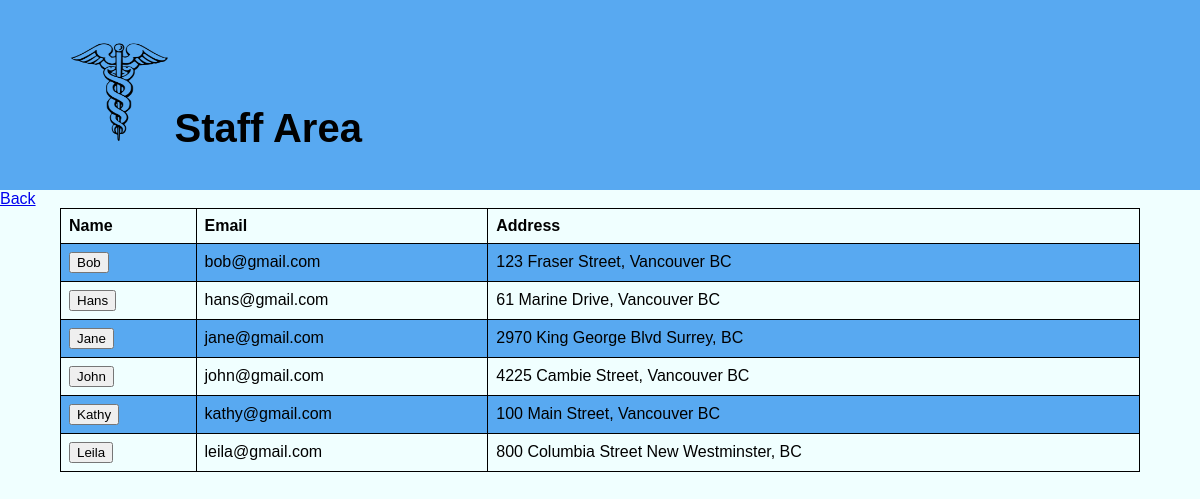
Page /StaffArea/user-info.php on the committed database.
### tables this page shows
CREATE TABLE `user` (
  `userid` int(11) NOT NULL,
  `userName` varchar(50) NOT NULL,
  `userPassword` varchar(50) NOT NULL,
  `email` varchar(100) DEFAULT NULL,
  `address` text NOT NULL
);

### StaffArea/user-info.php (the view, shortened to what this page needs)
<?php
    require('../config/db.php');
    $query = "SELECT * FROM user ORDER BY userName";
    $result = mysqli_query($conn, $query);
    $users = mysqli_fetch_all($result, MYSQLI_ASSOC);
?>
<?php include('inc/staffHeader.php'); ?>
<a href="home.php">Back</a>
<div class="div-table">
    <table>
        <tr>
            <th>Name</th>
            <th>Email</th>
            <th>Address</th>
        </tr>
        <?php foreach($users as $user): ?>
        <tr>
            <form action="userProfile.php" method="POST">
                <td><input type="submit" name="go-to-profile" value="<?php echo $user['userName'] ?>"></td>
            </form>
            <td><?php echo $user['email'] ?></td>
            <td><?php echo $user['address'] ?></td>
        </tr>
        <?php endforeach; ?>
    </table>
</div>
</body>
</html>

### StaffArea/StaffCss/script.css (style rules this page uses)
body { margin: 0; padding: 0; font-family: 'PT Sans', sans-serif; background-color:azure; color: black; }
table { margin: auto; font-family: arial, sans-serif; border-collapse: collapse; width: 90%; }
td, th { border: 1px solid black; text-align: left; padding: 8px; }
tr:nth-child(even) { background-color: rgba(46, 145, 238, 0.781); }

### rows in the picture
user: go-to-profile "Bob", email "bob@gmail.com", address "123 Fraser Street, Vancouver BC"
user: go-to-profile "Hans", email "hans@gmail.com", address "61 Marine Drive, Vancouver BC"
user: go-to-profile "Jane", email "jane@gmail.com", address "2970 King George Blvd Surrey, BC"
user: go-to-profile "John", email "john@gmail.com", address "4225 Cambie Street, Vancouver BC"
user: go-to-profile "Kathy", email "kathy@gmail.com", address "100 Main Street, Vancouver BC"
user: go-to-profile "Leila", email "leila@gmail.com", address "800 Columbia Street New Westminster, BC"
